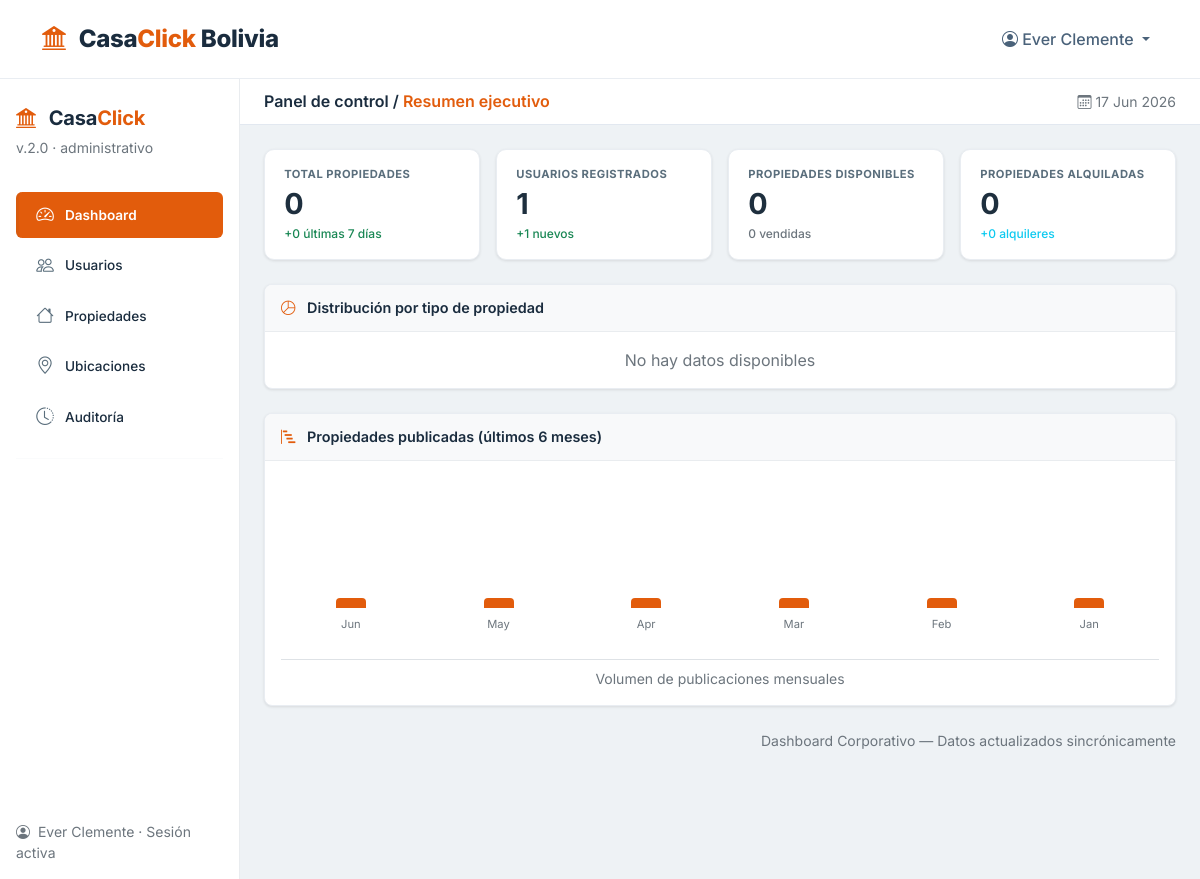
/dashboard (signed in), run on an earlier commit of the app's database.
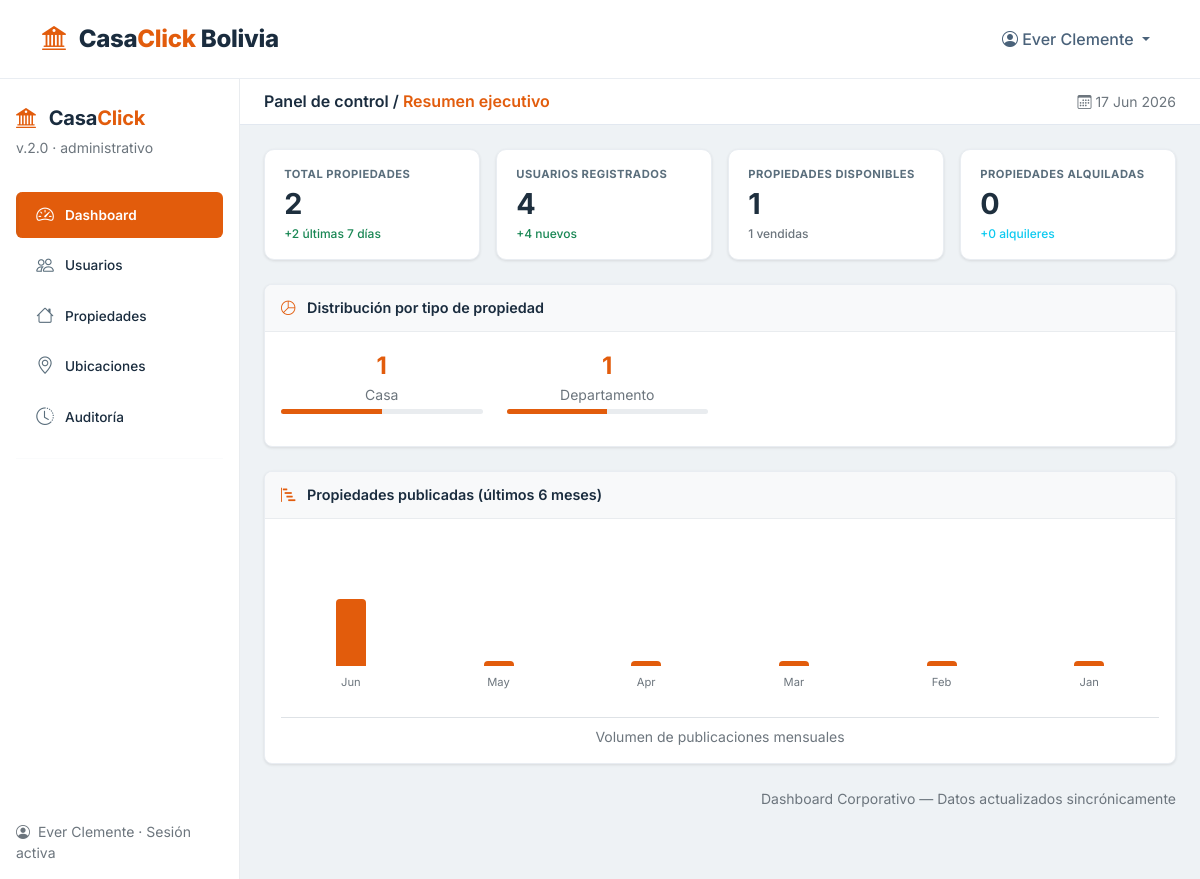
And on a later commit of the database.
### app/models.py (models this page shows, shortened)
class Propiedad(db.Model):
    __tablename__ = "propiedades"
    id_propiedad = db.Column(db.Integer, primary_key=True)
    titulo = db.Column(db.String(200), nullable=False)
    descripcion = db.Column(db.Text, nullable=False)
    tipo = db.Column(db.String(50), nullable=False)
    superficie = db.Column(db.Float, nullable=False)
    direccion = db.Column(db.String(255), nullable=False)
    precio = db.Column(db.Float, nullable=False)
    estado = db.Column(db.String(50), nullable=False)
    fecha_publicacion = db.Column(db.Date, nullable=False)
    id_departamento = db.Column(db.Integer, db.ForeignKey('departamentos.id_departamento'), nullable=False)
    id_provincia = db.Column(db.Integer, db.ForeignKey('provincias.id_provincia'), nullable=False)
    id_ciudad = db.Column(db.Integer, db.ForeignKey('ciudades.id_ciudad'), nullable=False)
    id_usuario = db.Column(db.Integer, db.ForeignKey('users.id_usuario'), nullable=False)
    usuario = db.relationship('Usuario', back_populates='propiedades')
    departamento = db.relationship('Departamento', back_populates='propiedades')
    provincia = db.relationship('Provincia', back_populates='propiedades')
    ciudad = db.relationship('Ciudad', back_populates='propiedades')
    imagenes = db.relationship('Imagen',back_populates='propiedad', lazy=True, cascade="all, delete-orphan")

### app/main/routes.py (the view)
@main_bp.route("/dashboard")
@login_required
def dashboard():
    if current_user.rol.lower() != 'administrador':
        return render_template("main/index.html")
    total_propiedades = Propiedad.query.count()
    total_usuarios = Usuario.query.count()
    propiedades_activas = Propiedad.query.filter_by(estado='disponible').count()
    propiedades_vendidas = Propiedad.query.filter_by(estado='vendido').count()
    propiedades_alquiladas = Propiedad.query.filter_by(estado='alquilado').count()
    administradores = Usuario.query.filter_by(rol='administrador').count()
    vendedores = Usuario.query.filter_by(rol='vendedor').count()
    clientes = Usuario.query.filter_by(rol='cliente').count()
    tipos = db.session.query(
        Propiedad.tipo,
        func.count(Propiedad.id_propiedad).label('total')
    ).group_by(Propiedad.tipo).all()
    fecha_limite = datetime.now().date() - timedelta(days=7)
    propiedades_recientes = Propiedad.query.filter(
        Propiedad.fecha_publicacion >= fecha_limite
    ).order_by(Propiedad.fecha_publicacion.desc()).limit(10).all()
    usuarios_recientes = Usuario.query.order_by(
        Usuario.fecha_registro.desc()
    ).limit(10).all()
    auditoria_reciente = Auditoria.query.order_by(
        Auditoria.fecha_actividad.desc(),
        Auditoria.hora_actividad.desc()
    ).limit(10).all()
    meses = []
    ventas_mensuales = []
    for i in range(6):
        mes = datetime.now().date().replace(day=1) - timedelta(days=30*i)
        inicio_mes = mes.replace(day=1)
        fin_mes = (inicio_mes + timedelta(days=32)).replace(day=1) - timedelta(days=1)
        count = Propiedad.query.filter(
            Propiedad.fecha_publicacion >= inicio_mes,
            Propiedad.fecha_publicacion <= fin_mes
        ).count()
        meses.append(inicio_mes.strftime('%b'))
        ventas_mensuales.append(count)
    max_ventas = max(ventas_mensuales) if ventas_mensuales else 1
    alturas_barras = []
    for venta in ventas_mensuales:
        if max_ventas > 0:
            altura = (venta / (max_ventas + 1)) * 100
        else:
            altura = 10
        alturas_barras.append(altura)
    tipos_data = [{'tipo': t.tipo, 'total': t.total} for t in tipos]
    return render_template(
        'main/dashboard.html',
        total_propiedades=total_propiedades,
        total_usuarios=total_usuarios,
        propiedades_activas=propiedades_activas,
        propiedades_vendidas=propiedades_vendidas,
        propiedades_alquiladas=propiedades_alquiladas,
        administradores=administradores,
        vendedores=vendedores,
        clientes=clientes,
        propiedades_recientes=propiedades_recientes,
        usuarios_recientes=usuarios_recientes,
        auditoria_reciente=auditoria_reciente,
        tipos_data=tipos_data,
        meses=meses,
        ventas_mensuales=ventas_mensuales,
        alturas_barras=alturas_barras
    )

### app/templates/main/dashboard.html (shortened to what the changed rows need)
{% extends 'base.html' %}
{% block content %}
<div class="container-fluid p-0 d-flex flex-column min-vh-100">
    <div class="row g-0 flex-grow-1">
        <div class="col bg-light" style="background-color: #eef2f5 !important;">
            <div class="p-3 p-md-4" id="contenidoPrincipal">
                <div id="seccion-dashboard">
                    <div class="row g-3 mb-4">
                        <div class="col-md-3 col-6">
                            <div class="metric-card">
                                <div class="metric-title">Total propiedades</div>
                                <div class="metric-value" id="totalPropiedades">{{ total_propiedades }}</div>
                                <div class="metric-trend text-success">+{{ propiedades_recientes|length }} últimas 7 días</div>
                            </div>
                        </div>
                        <div class="col-md-3 col-6">
                            <div class="metric-card">
                                <div class="metric-title">Usuarios registrados</div>
                                <div class="metric-value" id="totalUsuarios">{{ total_usuarios }}</div>
                                <div class="metric-trend text-success">+{{ usuarios_recientes|length }} nuevos</div>
                            </div>
                        </div>
                        <div class="col-md-3 col-6">
                            <div class="metric-card">
                                <div class="metric-title">Propiedades disponibles</div>
                                <div class="metric-value" id="propDisponibles">{{ propiedades_activas }}</div>
                                <div class="metric-trend text-secondary">{{ propiedades_vendidas }} vendidas</div>
                            </div>
                        </div>
                    </div>
                    <div class="card-plain mb-4">
                        <div class="p-3">
                            <div class="row">
                                {% for tipo in tipos_data %}
                                <div class="col-6 col-md-3 mb-3">
                                    <div class="text-center">
                                        <div class="fw-bold fs-4 text-orange-sobre">{{ tipo.total }}</div>
                                        <div class="small text-secondary">{{ tipo.tipo|capitalize }}</div>
                                        <div class="progress mt-1" style="height: 5px;">
                                            <div class="progress-bar bg-orange-sobre"
                                                 style="width: {{ (tipo.total / total_propiedades * 100) if total_propiedades > 0 else 0 }}%;">
                                            </div>
                                        </div>
                                    </div>
                                </div>
                                {% else %}
                                <div class="col-12 text-center text-secondary">No hay datos disponibles</div>
                                {% endfor %}
                            </div>
                        </div>
                    </div>
                    <div class="card-plain">
                        <div class="p-3">
                            <div class="simple-bars">
                                {% for mes in meses %}
                                    {% set max_ventas = ventas_mensuales|max|default(1) %}
                                    {% set altura = ((ventas_mensuales[loop.index0] / (max_ventas + 1) * 100)|round|int) if max_ventas > 0 else 10 %}
                                    <div class="simple-bar-item">
                                        <div class="bar-column" style='height: {{ altura }}px;'></div>
                                        <div class="bar-label">{{ mes }}</div>
                                    </div>
                                {% endfor %}
                            </div>
                        </div>
                    </div>
                </div>
            </div>
        </div>
    </div>
</div>
{% endblock %}

What changed in the data, as far as the page shows it:
added Propiedad: total "1", tipo "Casa", {{ (tipo.total / total_propiedades * 100) if total_propiedades > 0 else 0 }} 50.0 (drawn)
added Propiedad: total "1", tipo "Departamento", {{ (tipo.total / total_propiedades * 100) if total_propiedades > 0 else 0 }} 50.0 (drawn)
Also different on the page:
{{ total_propiedades }}: "0" → "2"
{{ propiedades_recientes|length }}: "0" → "2"
{{ total_usuarios }}: "1" → "4"
{{ usuarios_recientes|length }}: "1" → "4"
{{ propiedades_activas }}: "0" → "1"
{{ propiedades_vendidas }}: "0" → "1"
{{ altura }}: 10 → 67 (drawn)
{{ altura }}: 10 → 0 (drawn)
text no longer shown: "No hay datos disponibles"
